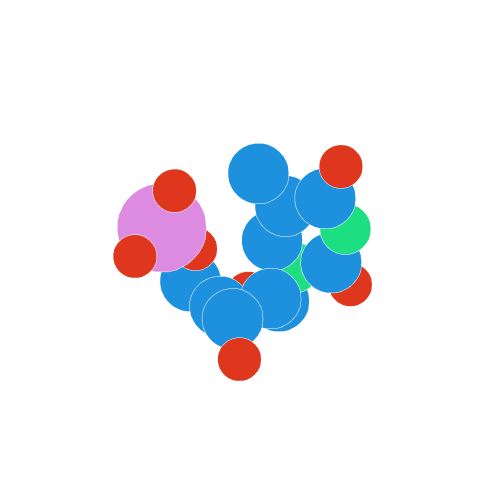

The notebook cell saved with this chart:
### Code cell
print(chain[7].name)
chain[7].draw(width=500, height=500)

### Figure 1 — Plotly figure (JSON) as saved in the notebook; plotly's stock layout.template omitted (floating-point values rounded to 4 significant figures)
{"data": [{"hoverinfo": "text", "hovertext": ["P 908 DT", "OP1 908 DT", "OP2 908 DT", "O5' 908 DT", "C5' 908 DT", "C4' 908 DT", "O4' 908 DT", "C3' 908 DT", "O3' 908 DT", "C2' 908 DT", "C1' 908 DT", "N1 908 DT", "C2 908 DT", "N3 908 DT", "C4 908 DT", "C5 908 DT", "C6 908 DT", "O2 908 DT", "O4 908 DT", "C7 908 DT"], "marker": {"color": ["#DC8BE0", "#DE371D", "#DE371D", "#DE371D", "#1D90DE", "#1D90DE", "#DE371D", "#1D90DE", "#DE371D", "#1D90DE", "#1D90DE", "#1DDE81", "#1D90DE", "#1DDE81", "#1D90DE", "#1D90DE", "#1D90DE", "#DE371D", "#DE371D", "#1D90DE"], "opacity": 1, "size": [61.87, 30.3, 30.3, 30.3, 42.3, 42.3, 30.3, 42.3, 30.3, 42.3, 42.3, 35.35, 42.3, 35.35, 42.3, 42.3, 42.3, 30.3, 30.3, 42.3]}, "mode": "markers", "type": "scatter3d", "x": [102.1, 101.6, 101.3, 103.5, 104.4, 105.0, 105.8, 104.0, 104.4, 104.1, 105.6, 105.0, 105.3, 104.6, 103.7, 103.4, 104.1, 106.1, 103.2, 102.4], "y": [65.76, 67.08, 64.84, 66.0, 66.99, 67.82, 67.0, 68.49, 69.82, 67.66, 67.35, 66.18, 65.86, 64.81, 63.98, 64.38, 65.46, 66.46, 62.99, 63.58], "z": [33.21, 33.6, 32.41, 32.45, 32.92, 31.75, 30.95, 30.79, 30.47, 29.52, 29.59, 28.94, 27.61, 27.06, 27.74, 29.12, 29.67, 26.92, 27.17, 29.96]}], "layout": {"height": 500, "scene": {"aspectmode": "auto", "aspectratio": {"x": 0.7987, "y": 1.131, "z": 1.107}, "camera": {"center": {"x": 0, "y": 0, "z": 0}, "eye": {"x": -1.918, "y": 0.7521, "z": -0.6663}, "projection": {"type": "perspective"}, "up": {"x": -0.3657, "y": -0.9307, "z": 0.001787}}, "dragmode": "orbit", "xaxis": {"type": "linear", "visible": false}, "yaxis": {"type": "linear", "visible": false}, "zaxis": {"type": "linear", "visible": false}}, "width": 500}}
